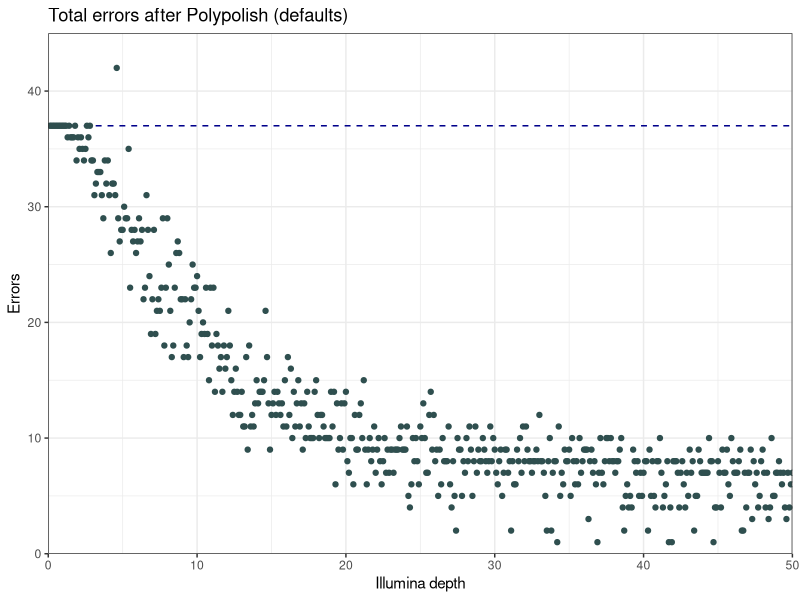
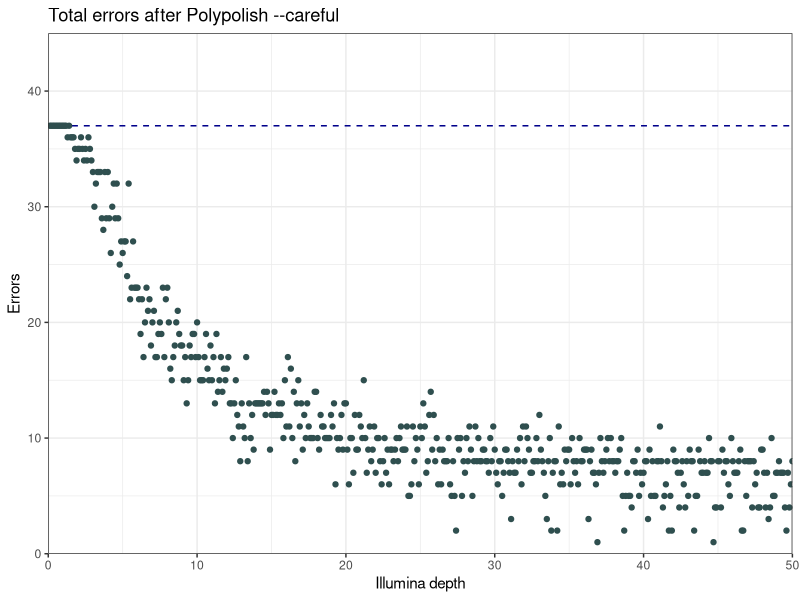
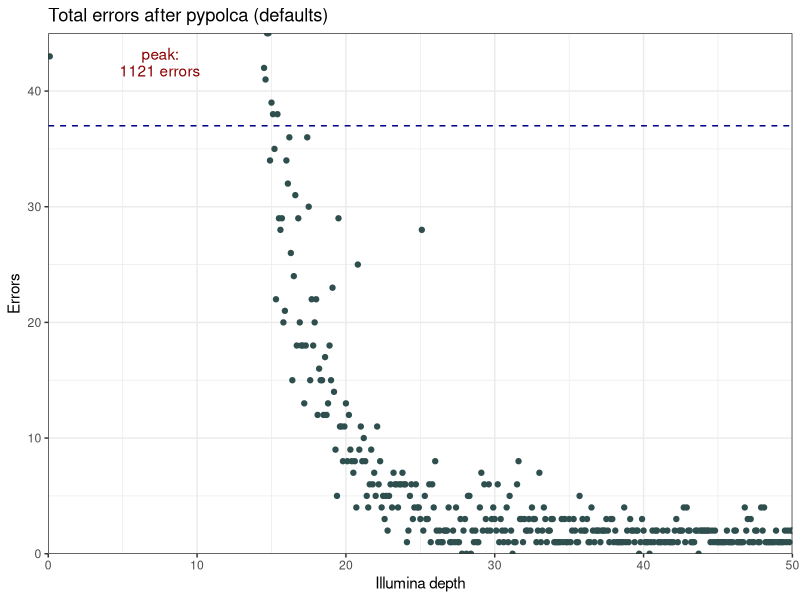
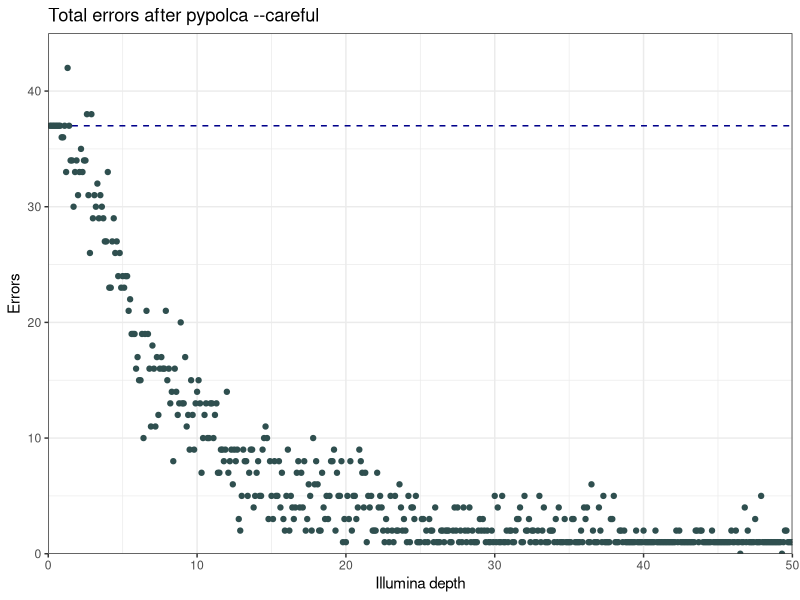
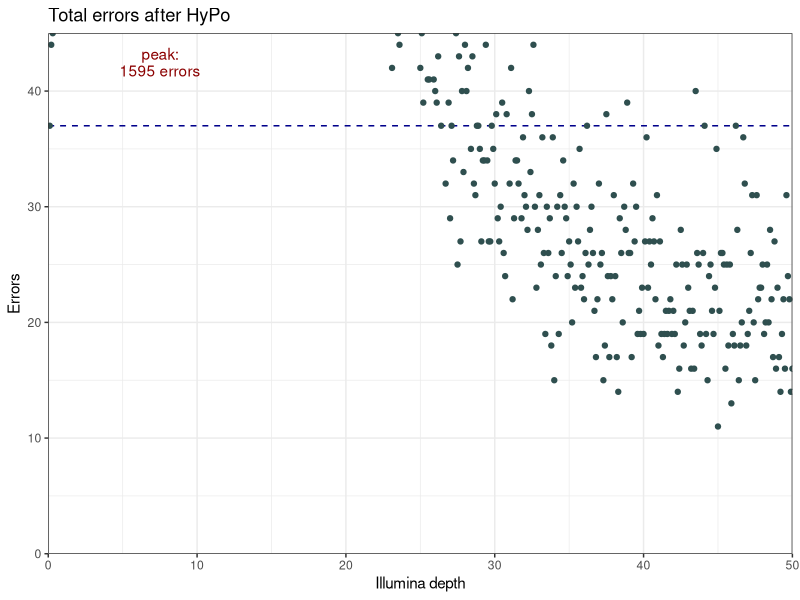
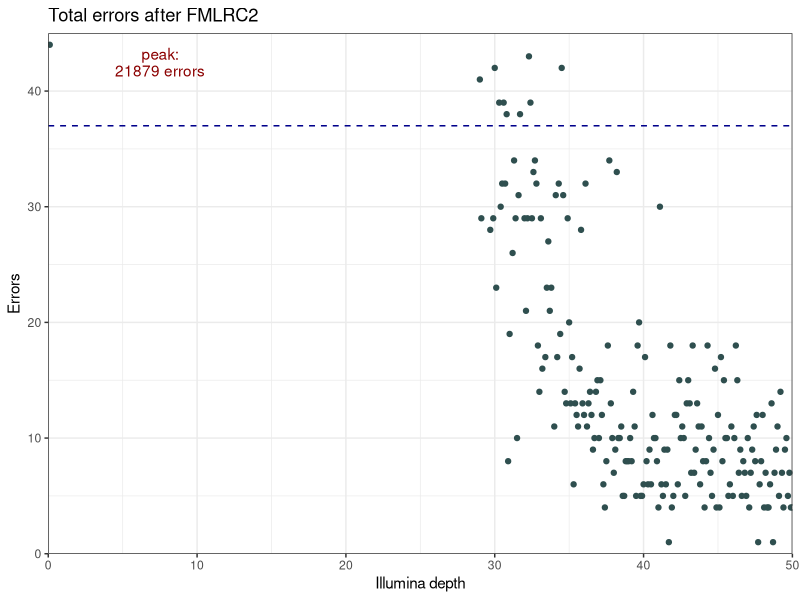
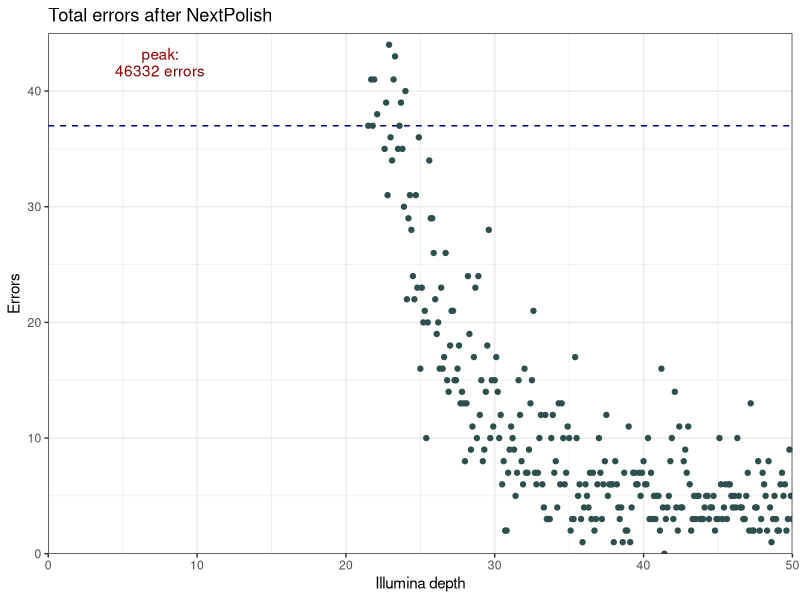
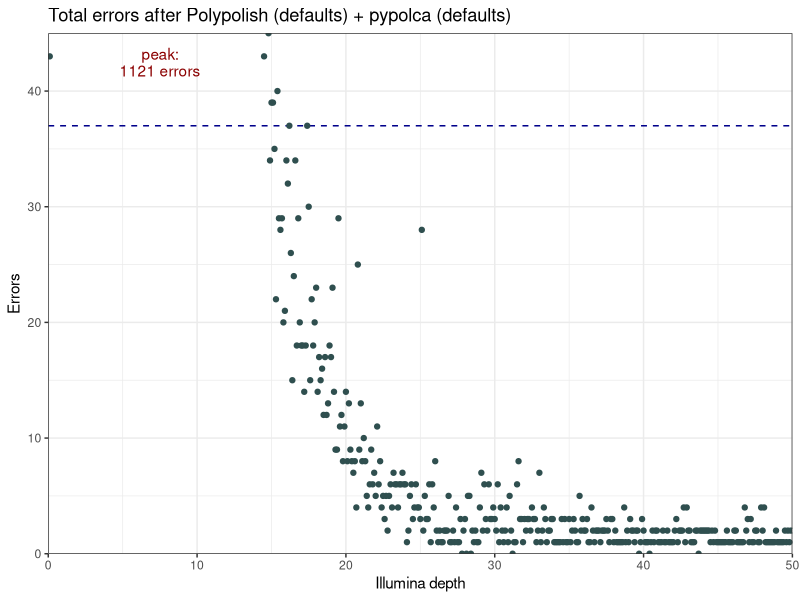

Here is the R script that generated these plots, in order:
## ---- chunk 1
library(tidyverse)
library(knitr)
library(readr)
library(dplyr)

opts_chunk$set(dpi=300, fig.path='plots/', echo=TRUE, dev=c('png','pdf'), warning=FALSE, message=FALSE)
pdf.options(useDingbats = FALSE)
## ---- chunk 2
per_genome_results <- read_delim("results.tsv", delim = "\t", escape_double = FALSE, trim_ws = TRUE)
colnames(per_genome_results) <- c("genome", "depth", "polishing", "errors")
per_genome_results$depth <- as.numeric(per_genome_results$depth)
per_genome_results <- per_genome_results %>% pivot_wider(names_from = polishing, values_from = errors)

per_genome_results <- per_genome_results %>%
  mutate(before_polish = case_when(
    genome == "ATCC_10708_Salmonella_enterica" ~ 3,
    genome == "ATCC_14035_Vibrio_cholerae" ~ 2,
    genome == "ATCC_17802_Vibrio_parahaemolyticus" ~ 2,
    genome == "ATCC_19119_Listeria_ivanovii" ~ 5,
    genome == "ATCC_25922_Escherichia_coli" ~ 1,
    genome == "ATCC_33560_Campylobacter_jejuni" ~ 5,
    genome == "ATCC_35221_Campylobacter_lari" ~ 18,
    genome == "ATCC_35897_Listeria_welshimeri" ~ 1,
    genome == "ATCC_BAA-679_Listeria_monocytogenes" ~ 0))
## ---- chunk 3
total_results <- per_genome_results %>%
  group_by(depth) %>%
  summarise(before_polish = sum(before_polish),
            polypolish_errors = sum(Polypolish),
            polypolish_careful_errors = sum(`Polypolish-careful`),
            pypolca_errors = sum(pypolca),
            pypolca_careful_errors = sum(`pypolca-careful`),
            hypo_errors = sum(HyPo),
            fmlrc2_errors = sum(FMLRC2),
            nextpolish_errors = sum(NextPolish),
            polypolish_pypolca_errors = sum(`Polypolish+pypolca`),
            polypolish_careful_pypolca_careful_errors = sum(`Polypolish-careful+pypolca-careful`),
            polypolish_careful_pypolca_errors = sum(`Polypolish-careful+pypolca`),
            polypolish_pypolca_careful_errors = sum(`Polypolish+pypolca-careful`),
            pypolca_polypolish_errors = sum(`pypolca+Polypolish`),
            pypolca_careful_polypolish_careful_errors = sum(`pypolca-careful+Polypolish-careful`),
            pypolca_careful_polypolish_errors = sum(`pypolca-careful+Polypolish`),
            pypolca_polypolish_careful_errors = sum(`pypolca+Polypolish-careful`))
## ---- chunk 4
plot_to_45 <- function(column_name, polisher_name) {
  title <- paste("Total errors after", polisher_name)
  peak_index <- which.max(total_results[[column_name]])
  peak_errors <- total_results[[column_name]][peak_index]
  peak_depth <- total_results$depth[peak_index]
  peak_label = paste("peak:\n", peak_errors, " errors", sep="")
  p <- ggplot(total_results, aes(x=depth, y=!!sym(column_name))) +
    geom_hline(yintercept = 37, color="darkblue", linetype = "dashed") +
    geom_point(color="darkslategray") + 
    theme_bw() +
    scale_x_continuous(limits = c(0, 50), expand = c(0, 0)) +
    scale_y_continuous(limits = c(0, 45), expand = c(0, 0)) +
    labs(title=title, x="Illumina depth", y="Errors")
  if (peak_errors > 45) {
    p <- p +
      annotate("text", label=peak_label, x=7.5, y=42.5, colour="darkred", lineheight = 0.9)
  }
  return(p)
}

plot_to_45("polypolish_errors", "Polypolish (defaults)")
plot_to_45("polypolish_careful_errors", "Polypolish --careful")
plot_to_45("pypolca_errors", "pypolca (defaults)")
plot_to_45("pypolca_careful_errors", "pypolca --careful")
plot_to_45("hypo_errors", "HyPo")
plot_to_45("fmlrc2_errors", "FMLRC2")
plot_to_45("nextpolish_errors", "NextPolish")

plot_to_45("polypolish_pypolca_errors", "Polypolish (defaults) + pypolca (defaults)")
plot_to_45("polypolish_careful_pypolca_careful_errors", "Polypolish --careful + pypolca --careful")
plot_to_45("polypolish_careful_pypolca_errors", "Polypolish --careful + pypolca (defaults)")
plot_to_45("polypolish_pypolca_careful_errors", "Polypolish (defaults) + pypolca --careful")
plot_to_45("pypolca_polypolish_errors", "pypolca (defaults) + Polypolish (defaults)")
plot_to_45("pypolca_careful_polypolish_careful_errors", "pypolca --careful + Polypolish --careful")
plot_to_45("pypolca_careful_polypolish_errors", "pypolca --careful + Polypolish (defaults)")
plot_to_45("pypolca_polypolish_careful_errors", "pypolca (defaults) + Polypolish --careful")
## ---- chunk 5
plot_full_range <- function(column_name, polisher_name) {
  title <- paste("Total errors after", polisher_name)
  max_y <- max(total_results[[column_name]], na.rm = TRUE) * 1.05
  p <- ggplot(total_results, aes(x=depth, y=!!sym(column_name))) +
    geom_hline(yintercept = 37, color="darkblue", linetype = "dashed") +
    geom_point(color="darkslategray") +
    theme_bw() +
    scale_x_continuous(limits = c(0, 50), expand = c(0, 0)) +
    scale_y_continuous(limits = c(0, max_y), expand = c(0, 0)) +
    labs(title=title, x="Illumina depth", y="Errors")
  return(p)
}

plot_full_range("pypolca_errors", "pypolca (defaults)")
plot_full_range("hypo_errors", "HyPo")
plot_full_range("fmlrc2_errors", "FMLRC2")
plot_full_range("nextpolish_errors", "NextPolish")

plot_full_range("polypolish_pypolca_errors", "Polypolish (defaults) + pypolca (defaults)")
plot_full_range("polypolish_careful_pypolca_errors", "Polypolish --careful + pypolca (defaults)")
plot_full_range("pypolca_polypolish_errors", "pypolca (defaults) + Polypolish (defaults)")
plot_full_range("pypolca_polypolish_careful_errors", "pypolca (defaults) + Polypolish --careful")
## ---- chunk 6
count_results <- function(tool_name, data) {
  tibble(
    Tool = tool_name,
    better = nrow(data %>% filter(!!sym(tool_name) < before_polish)),
    same = nrow(data %>% filter(!!sym(tool_name) == before_polish)),
    worse = nrow(data %>% filter(!!sym(tool_name) > before_polish))
  )
}

made_better_or_worse <- map_dfr(c("Polypolish", "Polypolish-careful", "pypolca", "pypolca-careful", "HyPo", "FMLRC2", "NextPolish"),
                                count_results, data = per_genome_results)

made_better_or_worse <- made_better_or_worse %>%
  pivot_longer(cols = -Tool, names_to = "Outcome", values_to = "Count") %>%
  mutate(Outcome = factor(Outcome, levels = c("better", "same", "worse"))) %>%
  mutate(Tool = factor(Tool, levels = c("Polypolish", "Polypolish-careful", "pypolca", "pypolca-careful", "FMLRC2", "HyPo", "NextPolish")))

# Create the stacked-bar plot
ggplot(made_better_or_worse, aes(x = Tool, y = Count, fill = Outcome)) +
  geom_bar(stat = "identity") +
  labs(title = "Polishing tools by outcome", x = NULL, y = "Genome count") +
  theme_bw() +
  scale_fill_manual(values = c("better" = "#74add1",
                               "same" = "#ffffbf",
                               "worse" = "#f46d43")) +
  scale_y_continuous(expand = c(0, 0)) + 
  scale_x_discrete(labels = function(x) str_replace(x, "-careful", "\n--careful"))
## ---- chunk 7
best_by_depth_range <- function(total_results, min_depth, max_depth) {
  results_by_depth <- total_results %>% filter(depth > min_depth & depth <= max_depth)
  results_by_depth <- results_by_depth
  best_results <- results_by_depth %>%
    select(-depth) %>%
    summarise_all(sum) %>%
    pivot_longer(cols = everything(), names_to = "tool", values_to = "sum") %>%
    filter(sum == min(sum))
  return(best_results$tool)
}

interval <- 10
for (min_depth in seq(0, 45, interval)) {
  max_depth <- min_depth + interval
  best_tools <- best_by_depth_range(total_results, min_depth, max_depth)
  best_tools <- paste(best_tools, collapse = ", ")
  best_tools <- str_replace_all(best_tools, "_errors", "")
  cat(min_depth, "-", max_depth, ": ", best_tools, "\n", sep="")
}
